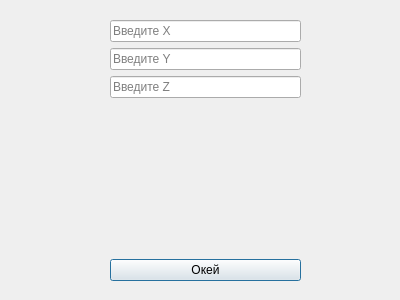
<?xml version="1.0" encoding="UTF-8"?>
<ui version="4.0">
 <class>atPoint</class>
 <widget class="QDialog" name="atPoint">
  <property name="geometry">
   <rect>
    <x>0</x>
    <y>0</y>
    <width>400</width>
    <height>300</height>
   </rect>
  </property>
  <property name="windowTitle">
   <string>Значение в точке</string>
  </property>
  <widget class="QWidget" name="verticalLayoutWidget">
   <property name="geometry">
    <rect>
     <x>110</x>
     <y>20</y>
     <width>191</width>
     <height>261</height>
    </rect>
   </property>
   <layout class="QVBoxLayout" name="verticalLayout">
    <property name="sizeConstraint">
     <enum>QLayout::SetNoConstraint</enum>
    </property>
    <item>
     <widget class="QLineEdit" name="lineEdit_X">
      <property name="text">
       <string/>
      </property>
      <property name="placeholderText">
       <string>Введите X</string>
      </property>
     </widget>
    </item>
    <item>
     <widget class="QLineEdit" name="lineEdit_Y">
      <property name="placeholderText">
       <string>Введите Y</string>
      </property>
     </widget>
    </item>
    <item>
     <widget class="QLineEdit" name="lineEdit_Z">
      <property name="alignment">
       <set>Qt::AlignLeading|Qt::AlignLeft|Qt::AlignVCenter</set>
      </property>
      <property name="placeholderText">
       <string>Введите Z</string>
      </property>
     </widget>
    </item>
    <item>
     <spacer name="verticalSpacer">
      <property name="orientation">
       <enum>Qt::Vertical</enum>
      </property>
      <property name="sizeType">
       <enum>QSizePolicy::Preferred</enum>
      </property>
      <property name="sizeHint" stdset="0">
       <size>
        <width>20</width>
        <height>40</height>
       </size>
      </property>
     </spacer>
    </item>
    <item>
     <widget class="QLabel" name="label_result">
      <property name="text">
       <string/>
      </property>
      <property name="alignment">
       <set>Qt::AlignCenter</set>
      </property>
     </widget>
    </item>
    <item>
     <widget class="QPushButton" name="pushButton_ok">
      <property name="text">
       <string>Окей</string>
      </property>
     </widget>
    </item>
   </layout>
  </widget>
 </widget>
 <resources/>
 <connections/>
</ui>
